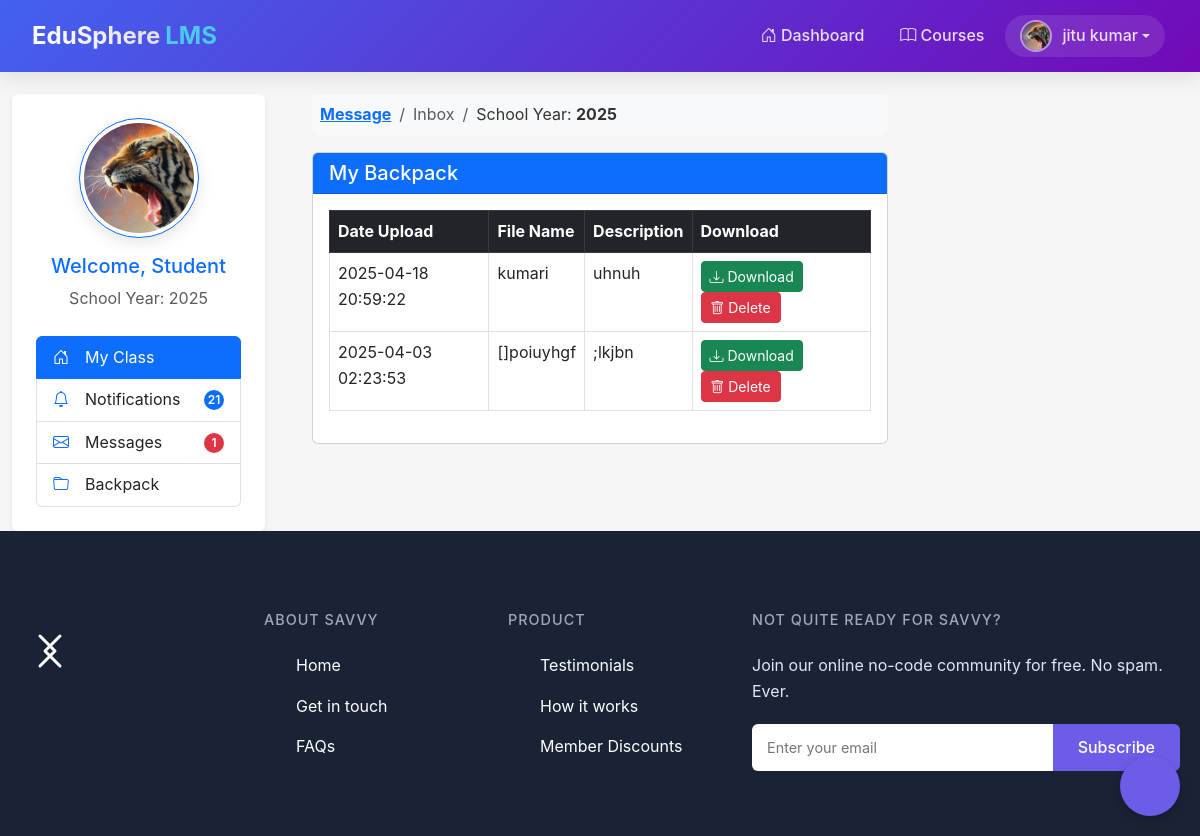
/student/backpack.php (signed in), run on the app's committed database.
### tables this page shows
CREATE TABLE `student` (
  `student_id` int(11) NOT NULL,
  `firstname` varchar(100) NOT NULL,
  `lastname` varchar(100) NOT NULL,
  `class_id` int(11) NOT NULL,
  `department_id` int(30) NOT NULL,
  `username` varchar(100) NOT NULL,
  `password` varchar(100) NOT NULL,
  `location` varchar(100) NOT NULL,
  `status` varchar(100) NOT NULL
);

CREATE TABLE `school_year` (
  `school_year_id` int(11) NOT NULL,
  `school_year` varchar(100) NOT NULL
);

CREATE TABLE `student_backpack` (
  `file_id` int(11) NOT NULL,
  `floc` varchar(100) NOT NULL,
  `fdatein` varchar(100) NOT NULL,
  `fdesc` varchar(100) NOT NULL,
  `student_id` int(11) NOT NULL,
  `fname` varchar(100) NOT NULL
);

### student/session.php (called while the page is built, shortened)
<?php
$session_id = $_SESSION['id'];
?>

### student/backpack.php (the view, shortened to what this page needs)
<?php include('header_dashboard.php'); ?>
<?php include('session.php'); ?>
<body>
    <?php include('navbar_student.php'); ?>
    <div class="container-fluid mt-4">
        <div class="row">
            <div class="col-md-3">
                <?php include('student_sidebar.php'); ?>
            </div>
            <div class="col-md-6">
                <nav aria-label="breadcrumb">
                    <ol class="breadcrumb bg-light p-2 rounded">
                        <li class="breadcrumb-item"><a href="#"><b>Message</b></a></li>
                        <li class="breadcrumb-item active" aria-current="page">Inbox</li>
                        <li class="breadcrumb-item">School Year: <strong><?php echo $school_year_query_row['school_year']; ?></strong> </li>
                    </ol>
                </nav>
                <div class="card">
                    <div class="card-header bg-primary text-white d-flex justify-content-between align-items-center">
                        <h5 class="mb-0">My Backpack</h5>
                    </div>
                    <div class="card-body">
                        <?php
                        $query_backpack = mysqli_query($conn, "SELECT * FROM student_backpack WHERE student_id = '$session_id' ORDER BY fdatein DESC") or die(mysqli_error($conn));
                        $num_row = mysqli_num_rows($query_backpack);
                        if ($num_row > 0) {
                        ?>
                            <form action="delete_backpack.php" method="post" id="deleteForm">
                                <div class="table-responsive">
                                    <table class="table table-bordered">
                                        <thead class="table-dark">
                                            <tr>
                                                <th>Date Upload</th>
                                                <th>File Name</th>
                                                <th>Description</th>
                                                <th>Download</th>
                                            </tr>
                                        </thead>
                                        <tbody>
                                            <?php
                                            while ($row = mysqli_fetch_array($query_backpack)) {
                                                $id = $row['file_id'];
                                            ?>
                                            <tr>
                                                <td><?php echo $row['fdatein']; ?></td>
                                                <td><?php echo $row['fname']; ?></td>
                                                <td><?php echo $row['fdesc']; ?></td>
                                                <td>
                                                    <a href="../teacher/<?php echo $row['floc']; ?>" class="btn btn-success btn-sm"><i class="bi bi-download"></i> Download</a>
                                                    <button type="button" class="btn btn-danger btn-sm delete-btn" data-id="<?php echo $id; ?>" style="width:80px;"><i class="bi bi-trash"></i> Delete</button>
                                                </td>
                                            </tr>
                                            <?php } ?>
                                        </tbody>
                                    </table>
                                </div>
                            </form>
                        <?php } else { ?>
                            <div class="alert alert-info text-center"><i class="bi bi-info-circle"></i> No Files Inside Your Backpack.</div>
                        <?php } ?>
                    </div>
                </div>
            </div>
        </div>
    </div>
    <?php include('footer.php')?>
</body>
</html>

### student/navbar_student.php (shortened to what this page needs)
<nav class="navbar navbar-expand-lg navbar-dark fixed-top edu-navbar">
    <div class="container-fluid">
        <a class="navbar-brand" href="#">
            <span class="brand-text">EduSphere</span>
            <span class="brand-highlight">LMS</span>
        </a>
        <div class="collapse navbar-collapse" id="navbarNav">
            <ul class="navbar-nav ms-auto">
                <li class="nav-item">
                    <a class="nav-link navbar-link navbar-link-animation" href="dashboard_student.php">
                        <i class="bi bi-house-door"></i> Dashboard
                    </a>
                </li>
                <li class="nav-item">
                    <a class="nav-link navbar-link navbar-link-animation" href="courses.php">
                        <i class="bi bi-book"></i> Courses
                    </a>
                </li>
                <?php
                $query = mysqli_query($conn, "SELECT * FROM student WHERE student_id = '$session_id'") or die(mysqli_error());
                $row = mysqli_fetch_array($query);
                ?>
                <li class="nav-item dropdown">
                    <a class="nav-link navbar-link dropdown-toggle profile-link" href="#" id="studentDropdown" role="button" data-bs-toggle="dropdown">
                        <div class="avatar-container1">
                            <?php
                            $avatar = $row['location'] ? $row['location'] : 'default_avatar.png';
                            ?>
                            <img src="<?php echo $avatar; ?>" alt="Profile" class="avatar-img">
                        </div>
                        <span class="profile-name"><?php echo $row['firstname'] . " " . $row['lastname']; ?></span>
                    </a>
                </li>
            </ul>
        </div>
    </div>
</nav>

### student/student_sidebar.php
<?php
        $school_year_query = mysqli_query($conn, "SELECT * FROM school_year ORDER BY school_year DESC") or die(mysqli_error());
        $school_year_query_row = mysqli_fetch_array($school_year_query);
        $school_year = $school_year_query_row['school_year'];
        $query_unread_notifications = mysqli_query($conn, "SELECT * FROM notification
        LEFT JOIN teacher_class ON teacher_class.teacher_class_id = notification.teacher_class_id
        LEFT JOIN teacher_class_student ON teacher_class_student.teacher_class_id = teacher_class.teacher_class_id
        WHERE teacher_class_student.student_id = '$session_id' AND school_year = '$school_year'
        AND notification.notification_id NOT IN (
            SELECT notification_id FROM notification_read WHERE student_id = '$session_id'
        )") or die(mysqli_error());
        $unread_notifications = mysqli_num_rows($query_unread_notifications);
        $message_query = mysqli_query($conn, "SELECT * FROM message WHERE reciever_id = '$session_id' AND message_status != 'read'") or die(mysqli_error());
        $count_message = mysqli_num_rows($message_query);
    ?>
<div class="sidebar bg-white p-4 rounded shadow-sm col-md-11">
    <div class="text-center mb-4">
        <img id="avatar" class="img-thumbnail rounded-circle border border-primary" src="<?php echo $row['location']; ?>"
            alt="Student Avatar" style="width: 120px; height: 120px; object-fit: cover;">
        <h5 class="mt-3 text-primary">Welcome, Student</h5>
        <p class="text-muted mb-0">School Year: <?php echo $school_year; ?></p>
    </div>
    <ul class="list-group">
        <li class="list-group-item list-group-item-action active d-flex align-items-center">
            <i class="bi bi-house-door me-3"></i>
            <a href="dashboard_student.php" class="text-white text-decoration-none flex-grow-1">My Class</a>
        </li>
        <li class="list-group-item list-group-item-action d-flex align-items-center">
            <i class="bi bi-bell me-3 text-primary"></i>
            <a href="student_notification.php" class="text-dark text-decoration-none flex-grow-1">Notifications</a>
            <span class="badge bg-primary rounded-pill"><?php echo $unread_notifications; ?></span>
        </li>
        <li class="list-group-item list-group-item-action d-flex align-items-center">
            <i class="bi bi-envelope me-3 text-primary"></i>
            <a href="message/student_message.php" class="text-dark text-decoration-none flex-grow-1">Messages</a>
            <?php if ($count_message > 0) { ?>
                <span class="badge bg-danger rounded-pill"><?php echo $count_message; ?></span>
            <?php } ?>
        </li>
        <li class="list-group-item list-group-item-action d-flex align-items-center">
            <i class="bi bi-folder me-3 text-primary"></i>
            <a href="backpack.php" class="text-dark text-decoration-none flex-grow-1">Backpack</a>
        </li>
    </ul>
</div>

### student/styles.css (style rules this page uses)
#avatar { width: 100%; height: 100%; object-fit: cover; border-radius: 50%; border: 3px solid #fff; box-shadow: 0 5px 15px rgba(0, 0, 0, 0.1); transition: transform 0.3s ease; }
.badge { background-color: #e74a3b; color: white; font-size: 12px; font-weight: 600; height: 20px; width: 20px; display: flex; align-items: center; justify-content: center; border-radius: 50%; margin-left: auto; }
:root { --primary-color: #4361ee; --primary-dark: #3a56d4; --secondary-color: #7209b7; --accent-color: #4cc9f0; --text-light: #ffffff; --text-dark: #333333; --transition-speed: 0.3s; --box-shadow: 0 4px 20px rgba(0, 0, 0, 0.1); }
body { font-family: 'Poppins', sans-serif; padding-top: 70px; }
.edu-navbar { background: linear-gradient(135deg, var(--primary-color), var(--secondary-color)); padding: 12px 20px; box-shadow: var(--box-shadow); transition: all var(--transition-speed) ease; }
.navbar-brand { font-weight: 700; font-size: 1.5rem; display: flex; align-items: center; position: relative; }
.brand-text { background: linear-gradient(to right, #fff, #e0e0e0); -webkit-background-clip: text; background-clip: text; color: transparent; transition: all 0.3s ease; }
.brand-highlight { color: var(--accent-color); margin-left: 5px; position: relative; }
.brand-highlight::after { content: ''; position: absolute; bottom: -3px; left: 0; width: 100%; height: 2px; background-color: var(--accent-color); transform: scaleX(0); transform-origin: bottom right; transition: transform 0.3s ease; }
.navbar-link { color: rgba(255, 255, 255, 0.85) !important; font-weight: 500; padding: 8px 15px !important; border-radius: 6px; transition: all 0.3s ease; position: relative; margin: 0 3px; }
.navbar-link-animation::after { content: ''; position: absolute; bottom: 0; left: 50%; width: 0; height: 2px; background-color: var(--accent-color); transition: all 0.3s ease; transform: translateX(-50%); }
.profile-link { display: flex; align-items: center; padding: 5px 15px !important; background-color: rgba(255, 255, 255, 0.1); border-radius: 30px; transition: all 0.3s ease; }
.avatar-container1 { width: 32px; height: 32px; border-radius: 50%; overflow: hidden; margin-right: 10px; border: 2px solid rgba(255, 255, 255, 0.5); transition: all 0.3s ease; }
.avatar-img { width: 100%; height: 100%; object-fit: cover; }
.profile-name { max-width: 120px; white-space: nowrap; overflow: hidden; text-overflow: ellipsis; }

### student/footer.php (style rules this page uses)
* { margin: 0; padding: 0; box-sizing: border-box; font-family: -apple-system, BlinkMacSystemFont, "Segoe UI", Roboto, Helvetica, Arial, sans-serif; }
body { background-color: #f5f5f5; color: #333; line-height: 1.6; }

### data on the page
student: location (picture), firstname "jitu", lastname "kumar"
school_year: school_year "2025"
student_backpack: fdatein "2025-04-18 20:59:22", fname "kumari", fdesc "uhnuh"
student_backpack: fdatein "2025-04-03 02:23:53", fname "[]poiuyhgf", fdesc ";lkjbn"

### other printed values
$unread_notifications "21"
$count_message "1"
